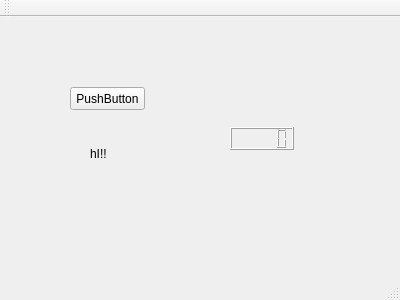
<?xml version="1.0" encoding="UTF-8"?>
<ui version="4.0">
 <class>MainWindow</class>
 <widget class="QMainWindow" name="MainWindow">
  <property name="geometry">
   <rect>
    <x>0</x>
    <y>0</y>
    <width>400</width>
    <height>300</height>
   </rect>
  </property>
  <property name="windowTitle">
   <string>MainWindow</string>
  </property>
  <widget class="QWidget" name="centralWidget">
   <widget class="QPushButton" name="pushButton">
    <property name="geometry">
     <rect>
      <x>70</x>
      <y>70</y>
      <width>75</width>
      <height>23</height>
     </rect>
    </property>
    <property name="text">
     <string>PushButton</string>
    </property>
   </widget>
   <widget class="QLabel" name="label">
    <property name="geometry">
     <rect>
      <x>90</x>
      <y>130</y>
      <width>47</width>
      <height>13</height>
     </rect>
    </property>
    <property name="text">
     <string>hI!!</string>
    </property>
   </widget>
   <widget class="QLCDNumber" name="lcdNumber">
    <property name="geometry">
     <rect>
      <x>230</x>
      <y>110</y>
      <width>64</width>
      <height>23</height>
     </rect>
    </property>
   </widget>
  </widget>
  <widget class="QMenuBar" name="menuBar">
   <property name="geometry">
    <rect>
     <x>0</x>
     <y>0</y>
     <width>400</width>
     <height>21</height>
    </rect>
   </property>
  </widget>
  <widget class="QToolBar" name="mainToolBar">
   <attribute name="toolBarArea">
    <enum>TopToolBarArea</enum>
   </attribute>
   <attribute name="toolBarBreak">
    <bool>false</bool>
   </attribute>
  </widget>
  <widget class="QStatusBar" name="statusBar"/>
 </widget>
 <layoutdefault spacing="6" margin="11"/>
 <resources/>
 <connections/>
</ui>
